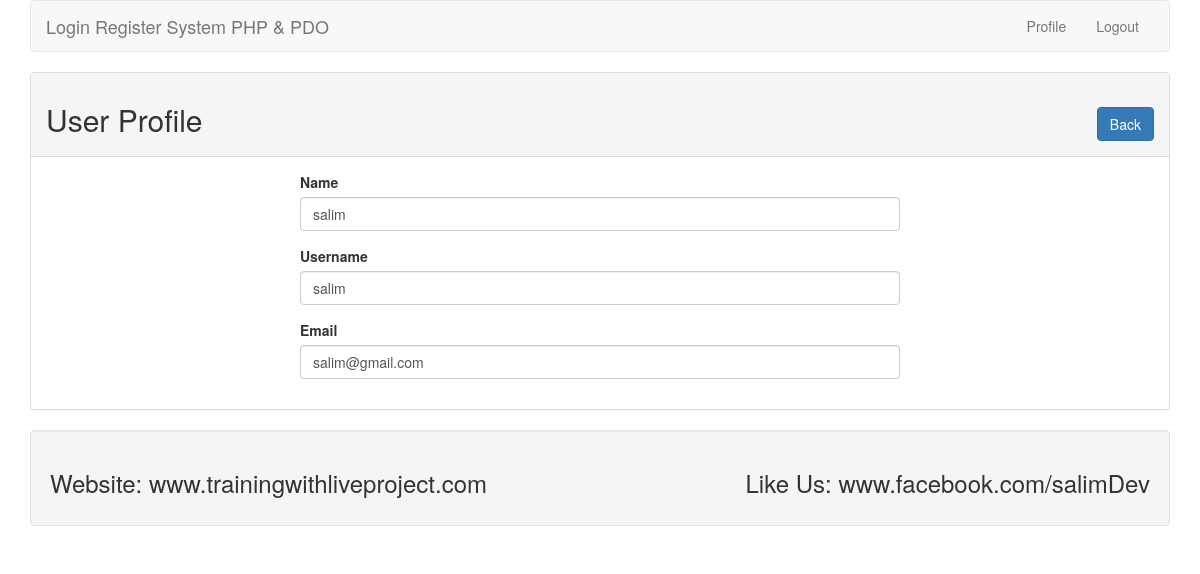
The app's page /profile.php?id=16 (signed in) with its own data.
### tables this page shows
CREATE TABLE `tbl_user` (
  `id` int(11) NOT NULL,
  `fname` varchar(255) DEFAULT NULL,
  `username` varchar(255) DEFAULT NULL,
  `email` varchar(255) DEFAULT NULL,
  `pass` varchar(255) DEFAULT NULL
);

### lib/User.php (called while the page is built, shortened)
<?php
	include 'Database.php';
    class User{
		private $db;
		public function __construct(){
			$this->db = new Database();
		}
		public function getUserById($id){
			$sql = "select * from tbl_user where id = :id limit 1";
			$query = $this->db->pdo->prepare($sql);
			$query->bindValue(":id",$id);
			$query->execute();
			$result = $query->fetch(PDO::FETCH_OBJ);
			return $result;
		}
	}
?>

### lib/Database.php (called while the page is built)
<?php
    class Database{
		private $hostdb = "localhost";
		private $userdb = "root";
		private $passdb = "";
		private $namedb = "db_lr";
		public $pdo;
		public function __construct(){
			if(!isset($this->pdo)){
			    try{
					$link = new PDO("mysql:host=".$this->hostdb.";dbname=".$this->namedb,$this->userdb,$this->passdb);
					$link->setAttribute(PDO::ATTR_ERRMODE,PDO::ERRMODE_EXCEPTION);
					$link->exec("set character set utf8");
					$this->pdo = $link;
				}catch(PDOException $e){
			        die("Failed to connect with Database".$e->getMessage());
				}
			}
		}
	}
?>

### profile.php (the view, shortened to what this page needs)
<?php
	include 'inc/header.php';
	include_once 'lib/User.php';
	if(isset($_GET['id'])){
		$userid = (int) $_GET['id'];
	}
	$user = new User();
?>
	<div class="panel panel-default">
	    <div class="panel-heading">
			<h2>User Profile <span class="pull-right"><a href="index.php" class="btn btn-primary">Back</a></span></h2>
		</div>
	    <div class="panel-body">
			<div style="width:600px;margin:0 auto;">
			<?php
				$userData = $user->getUserById($userid);
				if($userData){
			?>
				<form action="" method="POST">
					<div class="form-group">
						<label for="name">Name</label>
						<input type="text" id="name" name="name" class="form-control" value="<?php echo $userData->fname;?>"/>
					</div>
					<div class="form-group">
						<label for="username">Username</label>
						<input type="text" id="username" name="username" class="form-control" value="<?php echo $userData->username;?>"/>
					</div>
					<div class="form-group">
						<label for="email">Email</label>
						<input type="text" id="email" name="email" class="form-control" value="<?php echo $userData->email;?>"/>
					</div>
			    <?php
				    $loginId = Session::get("id");
					if($loginId == $userid){
				?>
					<button type="submit" name="update" class="btn btn-success">Update</button>
					<a class="btn btn-info" href="changepass.php?id=<?php echo $userid;?>">Change Password</a>
				</form>
					<?php } }?>
			</div>
		</div>
	</div>
<?php
	include 'inc/footer.php';
?>

### records on screen
tbl_user: name "salim", username "salim", email "salim@gmail.com"
